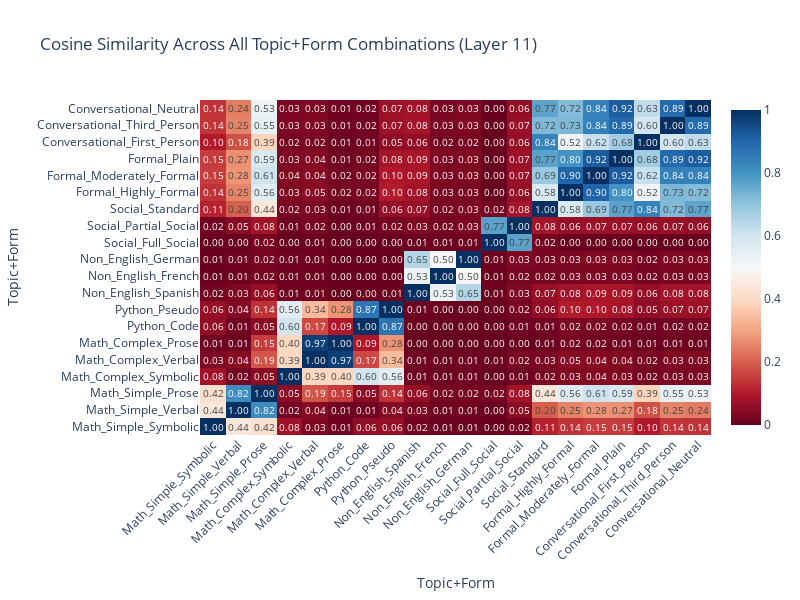
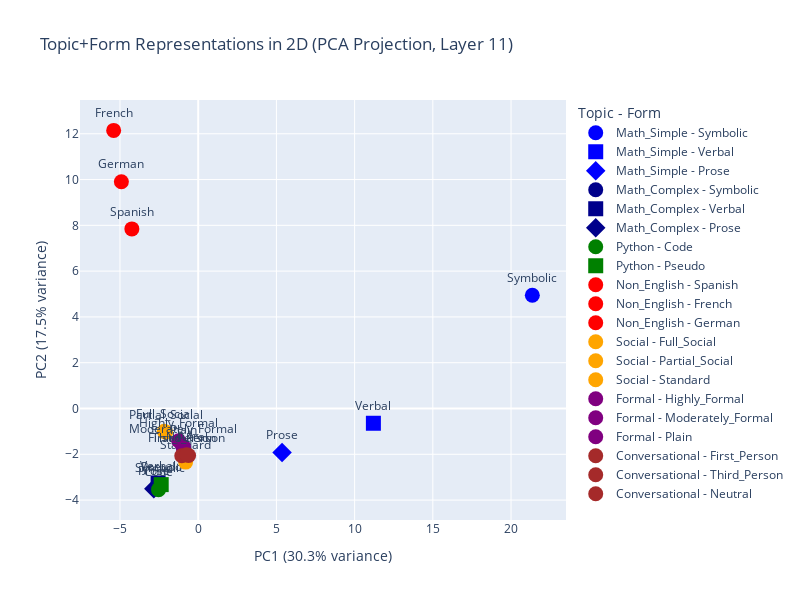

Notebook source saved alongside these figures, in order:
### Code cell
# ============================================================================
# CELL 23: Representational Geometry - Cosine Similarity Analysis
# ============================================================================
print("\n" + "=" * 70)
print("🔬 ANALYSIS 3: REPRESENTATIONAL GEOMETRY (COSINE SIMILARITY)")
print("=" * 70)
print("""
Compute cosine similarity between activation vectors for ALL topic+form
combinations. Do representations cluster by TOPIC or by FORM?
""")

# -----------------------------------------------------------------------------
# Step 1: Compute mean activation vectors for each topic+form
# -----------------------------------------------------------------------------
print("1️⃣ Computing mean activation vectors...\n")

analysis_layer = '11-res-jb'
sae_obj = loaded_saes[analysis_layer]['sae']
hook_point = loaded_saes[analysis_layer]['config']['hook_point']

mean_vectors = {}

for target_key, config in form_analysis_configs.items():
    features = extract_features(config['target_texts'], sae_obj, hook_point)
    mean_vec = features.mean(dim=0).detach().numpy()
    
    mean_vectors[target_key] = {
        'vector': mean_vec,
        'topic': config['topic'],
        'form': config['form']
    }
    
    print(f"   {target_key}: vector computed (dim={len(mean_vec)})")

# -----------------------------------------------------------------------------
# Step 2: Compute pairwise cosine similarity
# -----------------------------------------------------------------------------
print("\n2️⃣ Computing pairwise cosine similarities...\n")

from scipy.spatial.distance import cosine

keys = list(mean_vectors.keys())
n = len(keys)

similarity_matrix = np.zeros((n, n))

for i, key1 in enumerate(keys):
    for j, key2 in enumerate(keys):
        vec1 = mean_vectors[key1]['vector']
        vec2 = mean_vectors[key2]['vector']
        
        # Cosine similarity = 1 - cosine distance
        similarity_matrix[i, j] = 1 - cosine(vec1, vec2)

print(f"   Computed {n}x{n} similarity matrix")

# -----------------------------------------------------------------------------
# Step 3: Display similarity matrix
# -----------------------------------------------------------------------------
print("\n3️⃣ Displaying similarity matrix...\n")

# Create labels with topic and form info
labels = [f"{mean_vectors[k]['topic']}_{mean_vectors[k]['form']}" for k in keys]

fig = go.Figure(data=go.Heatmap(
    z=similarity_matrix,
    x=labels,
    y=labels,
    colorscale='RdBu',
    zmid=0.5,
    text=[[f"{v:.2f}" for v in row] for row in similarity_matrix],
    texttemplate="%{text}",
    textfont={"size": 10},
))

fig.update_layout(
    title=f'Cosine Similarity Across All Topic+Form Combinations (Layer 11)',
    xaxis_title='Topic+Form',
    yaxis_title='Topic+Form',
    height=600,
    width=800,
    xaxis_tickangle=-45
)
fig.show()

# -----------------------------------------------------------------------------
# Step 4: Analyze clustering - by topic or by form?
# -----------------------------------------------------------------------------
print("\n4️⃣ Analyzing clustering patterns...\n")

# Within-topic similarity (same topic, different forms)
within_topic_sims = []
for i, key1 in enumerate(keys):
    for j, key2 in enumerate(keys):
        if i < j and mean_vectors[key1]['topic'] == mean_vectors[key2]['topic']:
            within_topic_sims.append(similarity_matrix[i, j])

# Cross-topic similarity (different topics)
cross_topic_sims = []
for i, key1 in enumerate(keys):
    for j, key2 in enumerate(keys):
        if i < j and mean_vectors[key1]['topic'] != mean_vectors[key2]['topic']:
            cross_topic_sims.append(similarity_matrix[i, j])

# Within-form similarity (same form type across topics)
# Map forms to canonical types
form_mapping = {
    'Symbolic': 'symbolic', 'Verbal': 'verbal', 'Prose': 'prose',
    'Code': 'code', 'Pseudo': 'pseudo'
}

within_form_sims = []
for i, key1 in enumerate(keys):
    for j, key2 in enumerate(keys):
        if i < j:
            form1 = mean_vectors[key1]['form']
            form2 = mean_vectors[key2]['form']
            # Check if forms are "similar" (both symbolic-like or both verbal-like)
            if form1 == form2:
                within_form_sims.append(similarity_matrix[i, j])

print(f"   Within-topic similarity (same topic, different forms):")
print(f"      Mean: {np.mean(within_topic_sims):.3f}")
print(f"      Pairs: {len(within_topic_sims)}")

print(f"\n   Cross-topic similarity (different topics):")
print(f"      Mean: {np.mean(cross_topic_sims):.3f}")
print(f"      Pairs: {len(cross_topic_sims)}")

if within_form_sims:
    print(f"\n   Within-form similarity (same form, different topics):")
    print(f"      Mean: {np.mean(within_form_sims):.3f}")
    print(f"      Pairs: {len(within_form_sims)}")

# Statistical test
from scipy import stats

if len(within_topic_sims) > 1 and len(cross_topic_sims) > 1:
    t_stat, p_value = stats.ttest_ind(within_topic_sims, cross_topic_sims)
    print(f"\n   Statistical comparison (within-topic vs cross-topic):")
    print(f"      t-statistic: {t_stat:.3f}")
    print(f"      p-value: {p_value:.4e}")

# -----------------------------------------------------------------------------
# Step 5: Scatter plot via dimensionality reduction
# -----------------------------------------------------------------------------
print("\n5️⃣ Creating scatter plot (PCA projection)...\n")

from sklearn.decomposition import PCA

# Stack all vectors
vector_matrix = np.array([mean_vectors[k]['vector'] for k in keys])

# PCA to 2D
pca = PCA(n_components=2)
coords_2d = pca.fit_transform(vector_matrix)

print(f"   PCA variance explained: {pca.explained_variance_ratio_[0]:.1%}, {pca.explained_variance_ratio_[1]:.1%}")

# Create scatter plot
topics = [mean_vectors[k]['topic'] for k in keys]
forms = [mean_vectors[k]['form'] for k in keys]

# Color by topic, shape by form
topic_colors = {
    'Math_Simple': 'blue', 
    'Math_Complex': 'darkblue', 
    'Python': 'green',
    'Non_English': 'red',
    'Social': 'orange',
    'Formal': 'purple',
    'Conversational': 'brown'
}
form_symbols = {'Symbolic': 'circle', 'Verbal': 'square', 'Prose': 'diamond', 
                'Code': 'circle', 'Pseudo': 'square'}

fig = go.Figure()

for topic in all_topics.keys():
    for form in all_topics[topic].keys():
        key = f"{topic}_{form}"
        if key in keys:
            idx = keys.index(key)
            fig.add_trace(go.Scatter(
                x=[coords_2d[idx, 0]],
                y=[coords_2d[idx, 1]],
                mode='markers+text',
                marker=dict(
                    size=15,
                    color=topic_colors.get(topic, 'gray'),
                    symbol=form_symbols.get(form, 'circle')
                ),
                text=[f"{form}"],
                textposition='top center',
                name=f"{topic} - {form}",
                showlegend=True
            ))

fig.update_layout(
    title='Topic+Form Representations in 2D (PCA Projection, Layer 11)',
    xaxis_title=f'PC1 ({pca.explained_variance_ratio_[0]:.1%} variance)',
    yaxis_title=f'PC2 ({pca.explained_variance_ratio_[1]:.1%} variance)',
    height=600,
    width=800,
    legend_title='Topic - Form'
)
fig.show()

# -----------------------------------------------------------------------------
# Step 6: Summary
# -----------------------------------------------------------------------------
print("\n" + "=" * 70)
print("📋 ANALYSIS 3 SUMMARY")
print("=" * 70)

within_mean = np.mean(within_topic_sims)
cross_mean = np.mean(cross_topic_sims)

print(f"\n   Within-topic similarity: {within_mean:.3f}")
print(f"   Cross-topic similarity:  {cross_mean:.3f}")
print(f"   Difference: {within_mean - cross_mean:.3f}")

if within_mean > cross_mean + 0.05:
    print(f"\n   → Representations cluster by TOPIC")
    print(f"   → Different forms of the same topic are more similar than different topics")
elif cross_mean > within_mean + 0.05:
    print(f"\n   → Representations cluster by FORM (unexpected)")
else:
    print(f"\n   → No clear clustering pattern")

print("\n" + "=" * 70)

### Figure 1 — Plotly figure (JSON) as saved in the notebook; plotly's stock layout.template omitted (floating-point values rounded to 4 significant figures; data arrays with more than 128 entries replaced by an {"elided": "..."} marker saying what was removed)
{"data": [{"colorscale": [[0, "rgb(103,0,31)"], [0.1, "rgb(178,24,43)"], [0.2, "rgb(214,96,77)"], [0.3, "rgb(244,165,130)"], [0.4, "rgb(253,219,199)"], [0.5, "rgb(247,247,247)"], [0.6, "rgb(209,229,240)"], [0.7, "rgb(146,197,222)"], [0.8, "rgb(67,147,195)"], [0.9, "rgb(33,102,172)"], [1, "rgb(5,48,97)"]], "text": {"elided": "20x20 str values"}, "textfont": {"size": 10}, "texttemplate": "%{text}", "type": "heatmap", "x": ["Math_Simple_Symbolic", "Math_Simple_Verbal", "Math_Simple_Prose", "Math_Complex_Symbolic", "Math_Complex_Verbal", "Math_Complex_Prose", "Python_Code", "Python_Pseudo", "Non_English_Spanish", "Non_English_French", "Non_English_German", "Social_Full_Social", "Social_Partial_Social", "Social_Standard", "Formal_Highly_Formal", "Formal_Moderately_Formal", "Formal_Plain", "Conversational_First_Person", "Conversational_Third_Person", "Conversational_Neutral"], "y": ["Math_Simple_Symbolic", "Math_Simple_Verbal", "Math_Simple_Prose", "Math_Complex_Symbolic", "Math_Complex_Verbal", "Math_Complex_Prose", "Python_Code", "Python_Pseudo", "Non_English_Spanish", "Non_English_French", "Non_English_German", "Social_Full_Social", "Social_Partial_Social", "Social_Standard", "Formal_Highly_Formal", "Formal_Moderately_Formal", "Formal_Plain", "Conversational_First_Person", "Conversational_Third_Person", "Conversational_Neutral"], "z": {"elided": "20x20 float values"}, "zmid": 0.5}], "layout": {"height": 600, "title": {"text": "Cosine Similarity Across All Topic+Form Combinations (Layer 11)"}, "width": 800, "xaxis": {"tickangle": -45, "title": {"text": "Topic+Form"}}, "yaxis": {"title": {"text": "Topic+Form"}}}}

### Figure 2 — Plotly figure (JSON) as saved in the notebook; plotly's stock layout.template omitted (floating-point values rounded to 4 significant figures)
{"data": [{"marker": {"color": "blue", "size": 15, "symbol": "circle"}, "mode": "markers+text", "name": "Math_Simple - Symbolic", "showlegend": true, "text": ["Symbolic"], "textposition": "top center", "type": "scatter", "x": [21.36], "y": [4.944]}, {"marker": {"color": "blue", "size": 15, "symbol": "square"}, "mode": "markers+text", "name": "Math_Simple - Verbal", "showlegend": true, "text": ["Verbal"], "textposition": "top center", "type": "scatter", "x": [11.2], "y": [-0.6447]}, {"marker": {"color": "blue", "size": 15, "symbol": "diamond"}, "mode": "markers+text", "name": "Math_Simple - Prose", "showlegend": true, "text": ["Prose"], "textposition": "top center", "type": "scatter", "x": [5.363], "y": [-1.924]}, {"marker": {"color": "darkblue", "size": 15, "symbol": "circle"}, "mode": "markers+text", "name": "Math_Complex - Symbolic", "showlegend": true, "text": ["Symbolic"], "textposition": "top center", "type": "scatter", "x": [-2.453], "y": [-3.366]}, {"marker": {"color": "darkblue", "size": 15, "symbol": "square"}, "mode": "markers+text", "name": "Math_Complex - Verbal", "showlegend": true, "text": ["Verbal"], "textposition": "top center", "type": "scatter", "x": [-2.563], "y": [-3.253]}, {"marker": {"color": "darkblue", "size": 15, "symbol": "diamond"}, "mode": "markers+text", "name": "Math_Complex - Prose", "showlegend": true, "text": ["Prose"], "textposition": "top center", "type": "scatter", "x": [-2.839], "y": [-3.501]}, {"marker": {"color": "green", "size": 15, "symbol": "circle"}, "mode": "markers+text", "name": "Python - Code", "showlegend": true, "text": ["Code"], "textposition": "top center", "type": "scatter", "x": [-2.537], "y": [-3.543]}, {"marker": {"color": "green", "size": 15, "symbol": "square"}, "mode": "markers+text", "name": "Python - Pseudo", "showlegend": true, "text": ["Pseudo"], "textposition": "top center", "type": "scatter", "x": [-2.365], "y": [-3.324]}, {"marker": {"color": "red", "size": 15, "symbol": "circle"}, "mode": "markers+text", "name": "Non_English - Spanish", "showlegend": true, "text": ["Spanish"], "textposition": "top center", "type": "scatter", "x": [-4.241], "y": [7.845]}, {"marker": {"color": "red", "size": 15, "symbol": "circle"}, "mode": "markers+text", "name": "Non_English - French", "showlegend": true, "text": ["French"], "textposition": "top center", "type": "scatter", "x": [-5.403], "y": [12.15]}, {"marker": {"color": "red", "size": 15, "symbol": "circle"}, "mode": "markers+text", "name": "Non_English - German", "showlegend": true, "text": ["German"], "textposition": "top center", "type": "scatter", "x": [-4.91], "y": [9.905]}, {"marker": {"color": "orange", "size": 15, "symbol": "circle"}, "mode": "markers+text", "name": "Social - Full_Social", "showlegend": true, "text": ["Full_Social"], "textposition": "top center", "type": "scatter", "x": [-2.169], "y": [-0.9917]}, {"marker": {"color": "orange", "size": 15, "symbol": "circle"}, "mode": "markers+text", "name": "Social - Partial_Social", "showlegend": true, "text": ["Partial_Social"], "textposition": "top center", "type": "scatter", "x": [-2.079], "y": [-1.034]}, {"marker": {"color": "orange", "size": 15, "symbol": "circle"}, "mode": "markers+text", "name": "Social - Standard", "showlegend": true, "text": ["Standard"], "textposition": "top center", "type": "scatter", "x": [-0.8038], "y": [-2.341]}, {"marker": {"color": "purple", "size": 15, "symbol": "circle"}, "mode": "markers+text", "name": "Formal - Highly_Formal", "showlegend": true, "text": ["Highly_Formal"], "textposition": "top center", "type": "scatter", "x": [-1.249], "y": [-1.407]}, {"marker": {"color": "purple", "size": 15, "symbol": "circle"}, "mode": "markers+text", "name": "Formal - Moderately_Formal", "showlegend": true, "text": ["Moderately_Formal"], "textposition": "top center", "type": "scatter", "x": [-0.945], "y": [-1.655]}, {"marker": {"color": "purple", "size": 15, "symbol": "circle"}, "mode": "markers+text", "name": "Formal - Plain", "showlegend": true, "text": ["Plain"], "textposition": "top center", "type": "scatter", "x": [-0.9636], "y": [-1.718]}, {"marker": {"color": "brown", "size": 15, "symbol": "circle"}, "mode": "markers+text", "name": "Conversational - First_Person", "showlegend": true, "text": ["First_Person"], "textposition": "top center", "type": "scatter", "x": [-1.05], "y": [-2.065]}, {"marker": {"color": "brown", "size": 15, "symbol": "circle"}, "mode": "markers+text", "name": "Conversational - Third_Person", "showlegend": true, "text": ["Third_Person"], "textposition": "top center", "type": "scatter", "x": [-0.614], "y": [-2.052]}, {"marker": {"color": "brown", "size": 15, "symbol": "circle"}, "mode": "markers+text", "name": "Conversational - Neutral", "showlegend": true, "text": ["Neutral"], "textposition": "top center", "type": "scatter", "x": [-0.739], "y": [-2.02]}], "layout": {"height": 600, "legend": {"title": {"text": "Topic - Form"}}, "title": {"text": "Topic+Form Representations in 2D (PCA Projection, Layer 11)"}, "width": 800, "xaxis": {"title": {"text": "PC1 (30.3% variance)"}}, "yaxis": {"title": {"text": "PC2 (17.5% variance)"}}}}
